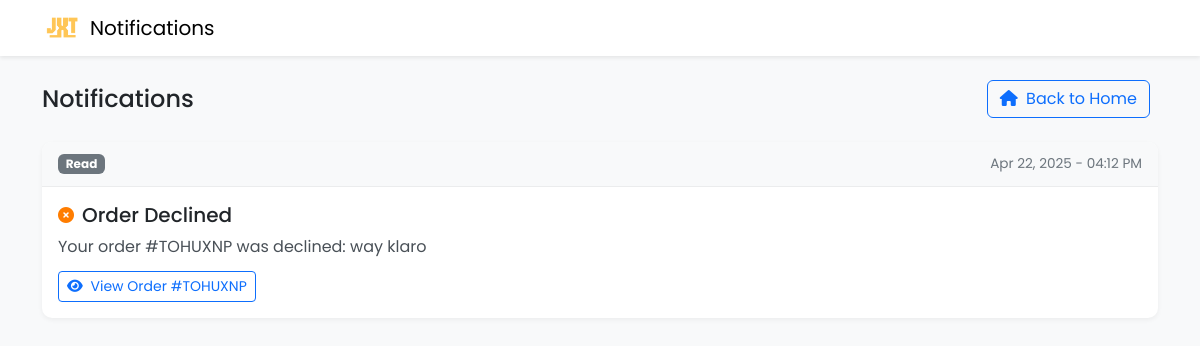
The app's page /customer/notification.php (signed in) with its own data.
### tables this page shows
CREATE TABLE `notifications` (
  `notification_id` int(11) NOT NULL,
  `title` varchar(255) DEFAULT NULL,
  `customer_id` int(11) NOT NULL,
  `order_id` varchar(10) NOT NULL,
  `message` text NOT NULL,
  `is_read` tinyint(1) DEFAULT 0,
  `created_at` timestamp NOT NULL DEFAULT current_timestamp()
);

CREATE TABLE `orders` (
  `order_id` varchar(10) NOT NULL,
  `customer_id` int(11) NOT NULL,
  `order_type` enum('tailoring','sublimation') NOT NULL,
  `total_amount` decimal(10,2) NOT NULL,
  `downpayment_amount` decimal(10,2) NOT NULL,
  `payment_method` enum('cash','gcash') NOT NULL,
  `payment_status` enum('pending','downpayment_paid','fully_paid') DEFAULT 'pending',
  `order_status` enum('pending_approval','declined','approved','in_process','ready_for_pickup','completed') DEFAULT 'pending_approval',
  `staff_id` int(11) DEFAULT NULL,
  `manager_id` int(11) DEFAULT NULL,
  `notes` text DEFAULT NULL,
  `created_at` timestamp NOT NULL DEFAULT current_timestamp(),
  `updated_at` timestamp NOT NULL DEFAULT current_timestamp() ON UPDATE current_timestamp()
);

### customer/notification.php (the view, shortened to what this page needs)
<?php
include '../db.php';
$customer_id = $_SESSION['customer_id'];
$sql = "SELECT n.*, o.order_id
        FROM notifications n
        LEFT JOIN orders o ON n.order_id = o.order_id
        WHERE n.customer_id = ?
        ORDER BY n.created_at DESC";
$stmt = $conn->prepare($sql);
$stmt->bind_param("i", $customer_id);
$stmt->execute();
$result = $stmt->get_result();
?>
<!DOCTYPE html>
<html lang="en">
<head>
    <link href="https://cdn.jsdelivr.net/npm/bootstrap@5.3.0/dist/css/bootstrap.min.css" rel="stylesheet">
    <link rel="stylesheet" href="https://cdnjs.cloudflare.com/ajax/libs/font-awesome/6.4.0/css/all.min.css">
</head>
<body>
    <nav class="navbar navbar-expand-lg fixed-top">
        <div class="container">
            <div class="d-flex align-items-center">
                <a href="home.php" class="me-2">
                    <img src="../image/logo.png" height="40" alt="JX Tailoring Logo">
                </a>
                <span class="navbar-brand mb-0">Notifications</span>
            </div>
        </div>
    </nav>
    <div class="container" style="margin-top: 80px; margin-bottom: 20px;">
        <div class="d-flex justify-content-between align-items-center mb-4">
            <div>
                <h1 class="h4 mb-0">Notifications</h1>
            </div>
            <div>
                <a href="home.php" class="btn btn-outline-primary me-2">
                    <i class="fas fa-home me-1"></i> Back to Home
                </a>
            </div>
        </div>
        <?php if ($result->num_rows > 0): ?>
            <?php while ($notification = $result->fetch_assoc()): ?>
                <div class="card notification-card <?php echo $notification['is_read'] ? '' : 'notification-unread'; ?>">
                    <div class="notification-header">
                        <span class="badge <?php echo $notification['is_read'] ? 'bg-secondary' : 'bg-primary'; ?>">
                            <?php echo $notification['is_read'] ? 'Read' : 'New'; ?>
                        </span>
                        <span class="notification-time">
                            <?php echo date('M d, Y - h:i A', strtotime($notification['created_at'])); ?>
                        </span>
                    </div>
                    <div class="notification-body">
                        <div class="notification-title">
                            <?php
                            $icon = 'fa-bell';
                            $title = strtolower($notification['title']);
                            if (strpos($title, 'order') !== false) {
                                if (strpos($title, 'declined') !== false) {
                                    $icon = 'fa-times-circle';
                                } elseif (strpos($title, 'approved') !== false) {
                                    $icon = 'fa-check-circle';
                                } elseif (strpos($title, 'ready') !== false) {
                                    $icon = 'fa-box';
                                } elseif (strpos($title, 'completed') !== false) {
                                    $icon = 'fa-clipboard-check';
                                } else {
                                    $icon = 'fa-clipboard-list';
                                }
                            } elseif (strpos($title, 'payment') !== false) {
                                $icon = 'fa-credit-card';
                            } elseif (strpos($title, 'delivery') !== false || strpos($title, 'pickup') !== false) {
                                $icon = 'fa-truck';
                            } elseif (strpos($title, 'measurement') !== false) {
                                $icon = 'fa-ruler';
                            } elseif (strpos($title, 'reminder') !== false) {
                                $icon = 'fa-calendar-check';
                            }
                            ?>
                            <i class="fas <?php echo $icon; ?>"></i>
                            <h5 class="mb-0"><?php echo htmlspecialchars($notification['title']); ?></h5>
                        </div>
                        <p class="notification-message"><?php echo htmlspecialchars($notification['message']); ?></p>
                        <div class="notification-footer">
                            <?php if ($notification['order_id']): ?>
                            <a href="track_order.php?id=<?php echo $notification['order_id']; ?>" class="btn btn-sm btn-outline-primary btn-order">
                                <i class="fas fa-eye me-1"></i> View Order #<?php echo $notification['order_id']; ?>
                            </a>
                            <?php else: ?>
                            <div></div>
                            <?php endif; ?>
                        </div>
                    </div>
                </div>
            <?php endwhile; ?>
        <?php endif; ?>
    </div>
</body>
</html>

### customer/notification.php (style rules this page uses)
body { font-family: 'Poppins', sans-serif; background-color: #f8f9fa; padding-bottom: 70px; }
.navbar { background-color: white; box-shadow: 0 2px 4px rgba(0,0,0,.08); }
.notification-card { border-radius: 10px; overflow: hidden; transition: transform 0.2s; margin-bottom: 16px; border: none; box-shadow: 0 2px 5px rgba(0,0,0,.05); }
.notification-header { display: flex; justify-content: space-between; align-items: center; padding: 12px 16px; background-color: #f8f9fa; border-bottom: 1px solid rgba(0,0,0,.05); }
.notification-body { padding: 16px; }
.notification-time { color: #6c757d; font-size: 0.85rem; }
.notification-title { display: flex; align-items: center; margin-bottom: 8px; }
.notification-title i { margin-right: 8px; color: #ff7d00; }
.notification-message { color: #495057; margin-bottom: 12px; }
.notification-footer { display: flex; justify-content: space-between; }
.btn-order { font-size: 0.875rem; padding: 0.25rem 0.5rem; }

### records on screen
notifications: is_read "Read", created_at "Apr 22, 2025 - 04:12 PM", title "Order Declined", message "Your order #TOHUXNP was declined: way klaro", order.order_id "TOHUXNP"
